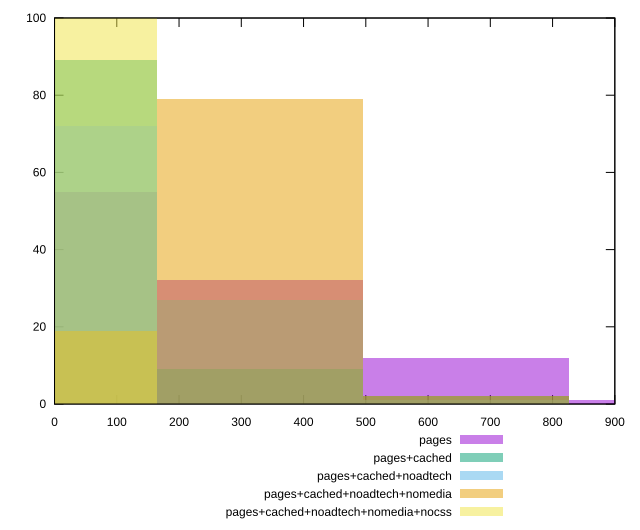

The gnuplot source for this figure:
reset

$pages <<EOF
0 55
330.5120775992799 32
661.0241551985598 12
991.5362327978397 1
EOF

$pagesCached <<EOF
0 89
661.0241551985598 2
330.5120775992799 9
EOF

$pagesCachedNoadtech <<EOF
330.5120775992799 27
0 72
661.0241551985598 1
EOF

$pagesCachedNoadtechNomedia <<EOF
330.5120775992799 79
0 19
661.0241551985598 2
EOF

$pagesCachedNoadtechNomediaNocss <<EOF
0 100
EOF

set key outside below
set boxwidth 330.5120775992799
set xrange [0:900]
set yrange [0:100]
set trange [0:100]
set style fill transparent solid 0.5 noborder
set terminal svg size 640, 530 enhanced background rgb 'white'
set output "report_00015_2021-02-09T16-11-33.973Z/unused-css-rules/comparison/histogram/all_raw.svg"

plot $pages title "pages" with boxes, \
     $pagesCached title "pages+cached" with boxes, \
     $pagesCachedNoadtech title "pages+cached+noadtech" with boxes, \
     $pagesCachedNoadtechNomedia title "pages+cached+noadtech+nomedia" with boxes, \
     $pagesCachedNoadtechNomediaNocss title "pages+cached+noadtech+nomedia+nocss" with boxes

reset
